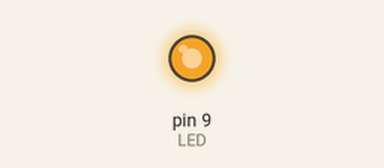
Simulated run of this sketch. Board: Arduino Uno, built with avr-gcc and run on an emulated ATmega328P. Parts: output pins drawn as LEDs (lit = HIGH). Random numbers use the default seed unless the sketch sets one.

Above: at 0.12 s.
At 10.37 s:
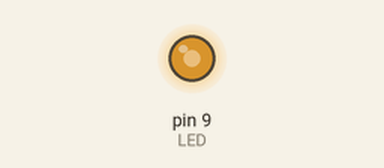
At 19.88 s:
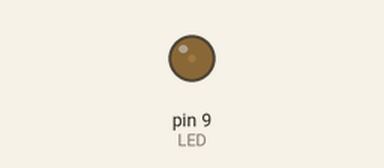
At 39.39 s:
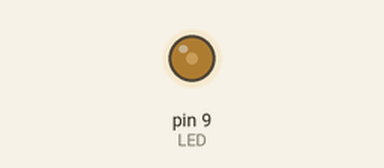
Timing chart, 0 to 40.0 s (numbered marks = the images above):
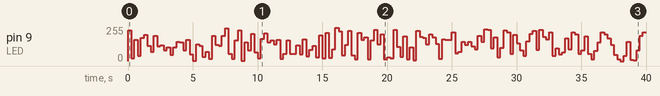

Measured:
- by itself, pin 9 (LED): 0/255 → 232/255 at 0.00 s, → 19/255 0.25 s later, → 158/255 0.25 s later, → 38/255 0.25 s later, … (160 changes in this stretch)

The sketch:

randombrightnessLED.ino
```cpp
// Fading LED

#define LED 9
int i = 0;

void setup() {
  pinMode(LED, OUTPUT);
}

void loop() {
  i = random(0,255);
  analogWrite(LED, i);
  delay(250);
}
```
